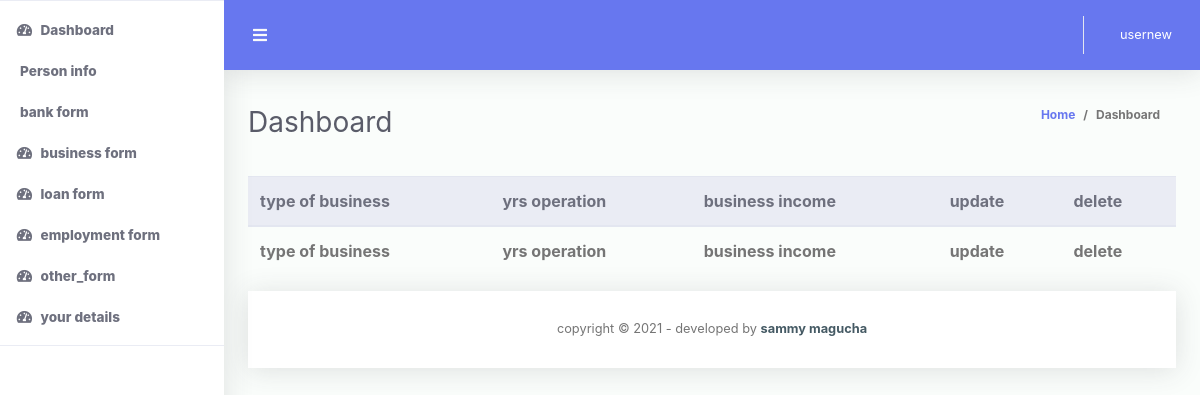
The page /bizclient (signed in) on the database as committed earlier.
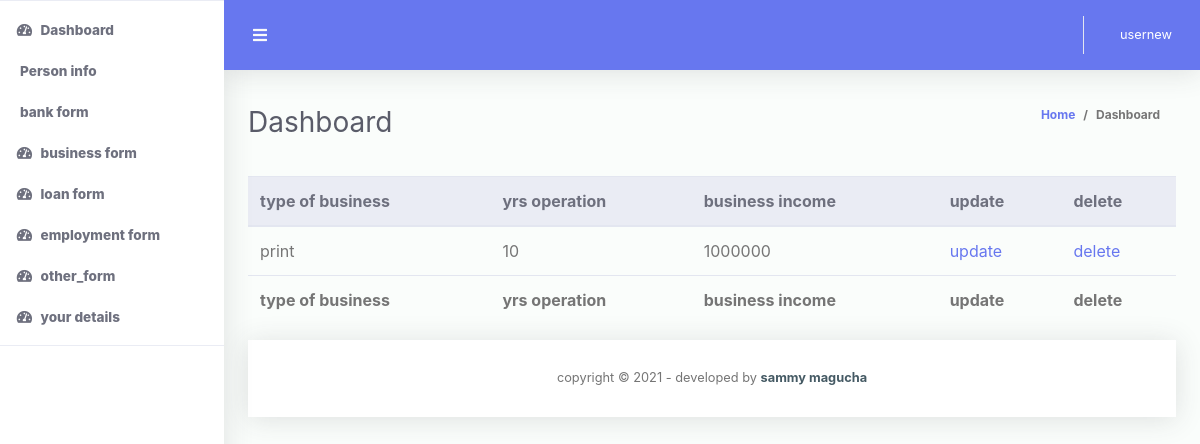
The same page on the database as committed later.
### codechallenege/models.py (models this page shows, shortened)
class BusinessDetails(models.Model):
	typeofbusiness = models.CharField(max_length = 100, validators= [onlyletters])
	yrsoperation = models.PositiveIntegerField()
	Businessincome = models.PositiveIntegerField()
	bio = models.ForeignKey(User, on_delete=models.CASCADE)
	class Meta:
		verbose_name_plural = "BusinessDetails"

### codechallenege/decorators.py (the view)
		def wrapper_func(request, *args, **kwargs):
			group = None
			if request.user.groups.exists():
				group = request.user.groups.all()[0].name
			if group in allowed_roles:
				return view_func(request, *args, **kwargs)
			else:
				return HttpResponse('you are not authorized')

### codechallenege/templatetags/custom_tags.py (called while the page is built)
@register.filter(name='has_group')
def has_group(user, group_name):
    group = Group.objects.filter(name=group_name)
    if group:
        group = group.first()
        return group in user.groups.all()
    else:
        return False

### codechallenege/views.py (called while the page is built)
@login_required(login_url='/accounts/login/')
@allowed_users(allowed_roles=['admin','clientuser'])
def clientsbusiness(request):
	clientsbiz = BusinessDetails.objects.all()
	context = {
		'title': 'clients business',
		'users': clientsbiz
	}
	return render(request, 'codechallenege/clientbiz.html', context)

### codechallenege/templates/codechallenege/clientbiz.html (shortened to what this page needs)
{%extends 'codechallenege/base.html'%}
{%block content%}
  <table class="table align-items-center table-flush table-hover" id="dataTableHover">
                    <thead class="thead-light">
                      <tr>
                        <th>type of business</th>
                        <th>yrs operation</th>
                        <th>business income</th>
                        <th>update</th>
                        <th> delete</th>
                      </tr>
                    </thead>
                    <tfoot>
                      <tr>
                        <th>type of business</th>
                        <th>yrs operation</th>
                        <th>business income</th>
                        <th>update</th>
                        <th> delete</th>
                      </tr>
                    </tfoot>
   {%for user in users%}
   <tr>
       <td>{{user.typeofbusiness}}</td>
       <td>{{user.yrsoperation}}</td>
       <td>{{user.Businessincome}}</td>
       <td><a href="{% url 'update_biz' user.id %}">update</a></td>
       <td><a href="{% url 'delete_business' user.id %}">delete</a></td>
   </tr>
   {%endfor%}
 </table>
{%endblock%}

Rows that differ between the two databases and show on the page:
added BusinessDetails: typeofbusiness "print", yrsoperation "10", Businessincome "1000000"
